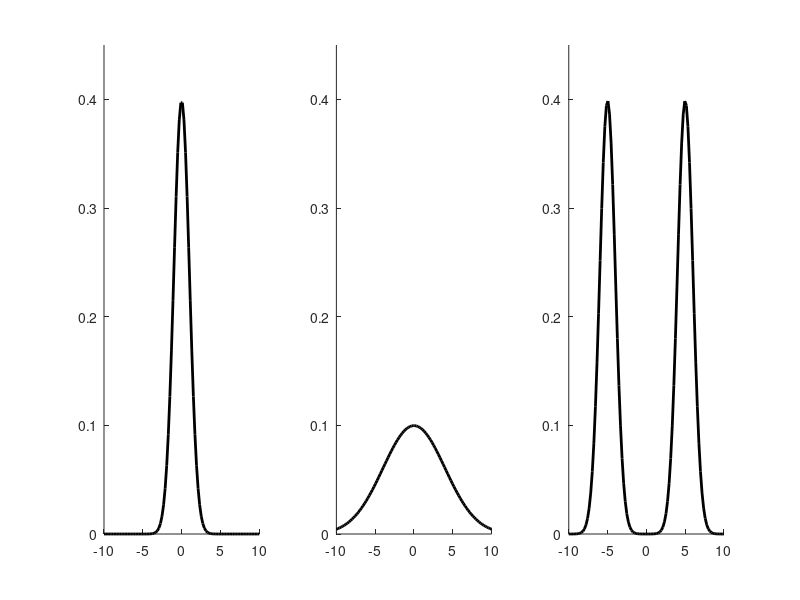

Write MATLAB code to recreate this figure. (Note: this script raises an error after producing the figure.)
% continuous

figure
subplot(1,3,1)
x = linspace(-10,10,100);
sd = 1;
plot(x, normpdf(x, 0, sd),'k','LineWidth',2);
box off
H = 0.5 * log(2*pi*exp(1)*sd.^2) / log(2)

subplot(1,3,2)
sd = 4;
plot(x, normpdf(x, 0, sd),'k','LineWidth',2);
box off
H = 0.5 * log(2*pi*exp(1)*sd.^2) / log(2)


subplot(1,3,3)
plot(x, normpdf(x, -5, 1) + normpdf(x, 5, 1),'k','LineWidth',2);
box off
set(get(gcf,'Children'), 'YLim', [0 0.45])

%%
Nsamp = 400000;
x = [ randn(1,Nsamp)-5 randn(1,Nsamp)+5];
var(x)
%%
i = linspace(-15,15,1000);
p = ksdensity(x,i);
% -sum(p.*log2(p))
%%
-trapz(i,p.*log2(p))


%% discrete
figure
Nbin = 5;
subplot(1,3,1)
p = ones(Nbin,1);
p = p ./ sum(p);
bar((1:Nbin),p)
box off
xlim([0 Nbin+1])
ent(p)

subplot(1,3,2)
p = [0.5 3 6 3 0.5];
p = p ./ sum(p);
bar((1:Nbin),p)
box off
xlim([0 Nbin+1])
ent(p)

subplot(1,3,3)
p = [0.1 0.1 4 0.1  0.1];
p = p ./ sum(p);
bar((1:Nbin),p)
box off
xlim([0 Nbin+1])
ent(p)
set(get(gcf,'Children'), 'YLim', [0 1])


